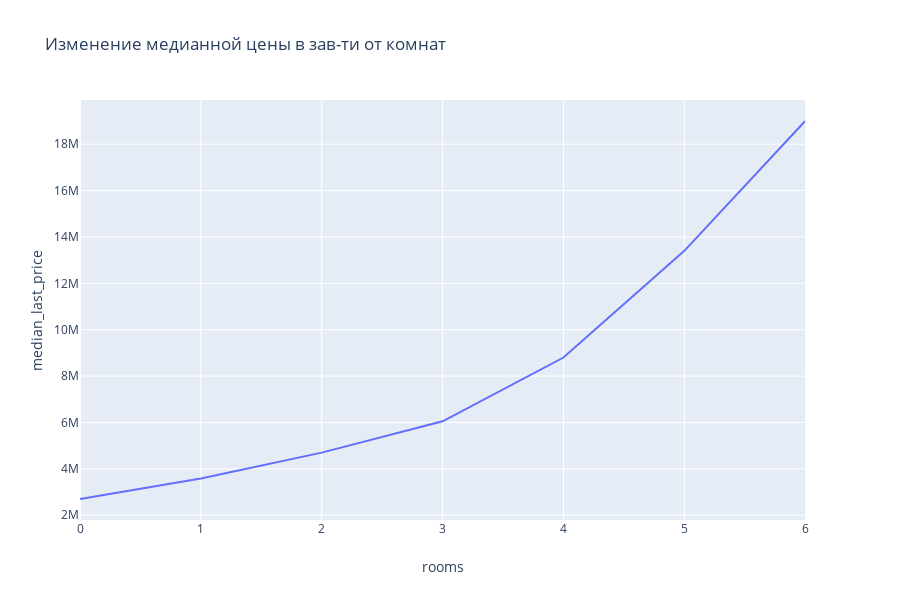

This figure's notebook cell:
### Markdown cell above
Корреляция и график иллюстрируют слабую завимисоть между количеством комнат и стоимостью недвижимости.

### Code cell
# КОД РЕВЬЮВЕРА

rooms_pivot = df.pivot_table(index = 'rooms', values = ['last_price', 'price_square_meter'], aggfunc = 'median').reset_index()
rooms_pivot.columns = ['rooms', 'median_last_price', 'median_price_q_m']
display(rooms_pivot)

fig = px.line(rooms_pivot.query('rooms < 7'), x = 'rooms', y = 'median_last_price', title = 'Изменение медианной цены в зав-ти от комнат')
fig.show()

### Figure 1 — Plotly figure (JSON) as saved in the notebook; plotly's stock layout.template omitted (floating-point values rounded to 4 significant figures)
{"data": [{"hoverlabel": {"namelength": 0}, "hovertemplate": "rooms=%{x}<br>median_last_price=%{y}", "legendgroup": "", "line": {"color": "#636efa", "dash": "solid"}, "mode": "lines", "name": "", "showlegend": false, "type": "scatter", "x": [0, 1, 2, 3, 4, 5, 6], "xaxis": "x", "y": [2700000, 3580000, 4700000, 6050000, 8800000, 13400000, 19000000], "yaxis": "y"}], "layout": {"height": 600, "legend": {"tracegroupgap": 0}, "title": {"text": "Изменение медианной цены в зав-ти от комнат"}, "xaxis": {"anchor": "y", "domain": [0, 0.98], "title": {"text": "rooms"}}, "yaxis": {"anchor": "x", "domain": [0, 1], "title": {"text": "median_last_price"}}}}
